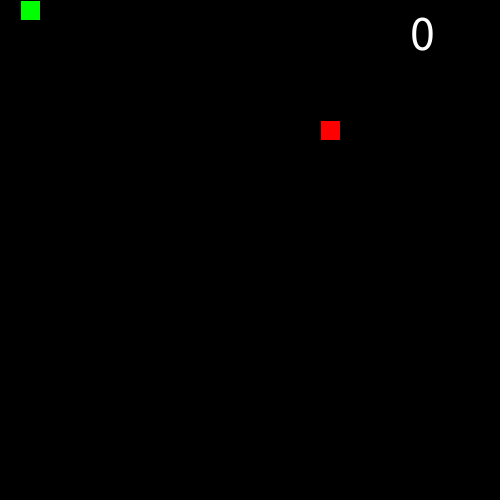
Frame 1 (no input)
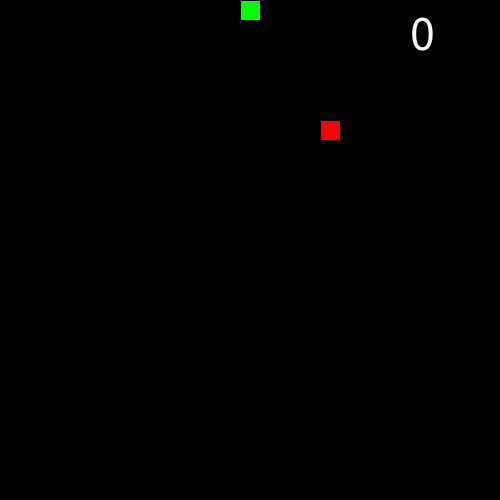
Frame 60 (the mouse pressed at the canvas centre just before this capture)
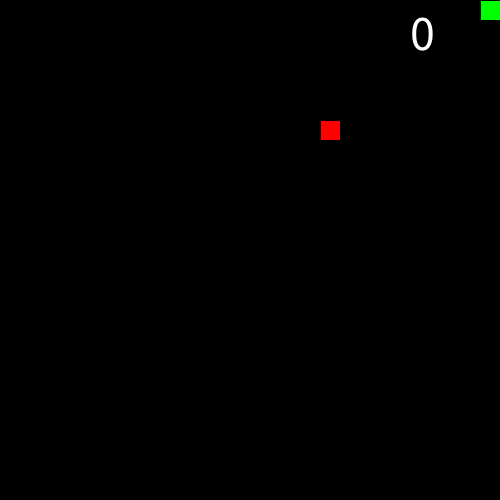
Frame 120 (the mouse held since frame 60 and released just before this capture)

The Processing sketch that drew these frames (run headless with seeded random() and noise(); from frame 60 on, the mouse is pressed at the canvas centre):

// Processing sketch: SnakeGame
// ── SnakeGame.pde
Snake snake;
Food food;
int unit,score;
void setup(){
  size(500,500);
  frameRate(10);
  unit = 20;
  score=0;
  snake = new Snake(unit,0,0);
  food = new Food(unit);
}

void draw(){
  background(0);
  fill(255);
  textSize(50);
  text(score,width-90,50);
 noFill();
 if(snake.eat(food)){
   snake.grow();
   food.generate();
   score++;
 }
 if(snake.checkCollision()){
   snake.die();
   score=0;
 }
 
 snake.update(); 
 snake.show();
 fill(255,0,0);
 food.show();
 
}

void showGrid(){
  stroke(255);
  int unitw=(int)width/unit;
  int unith=(int)height/unit;
 for(int i=0;i<unitw;i++){
  line(i*unitw,0, i*unitw,height);
 }
 for(int i=0;i<unith;i++){
  line(0,i*unith, width,i*unith);
 }
}

void keyPressed(){
 if(keyCode==UP){
   snake.changeDir(up.copy());
 }else if(keyCode==DOWN){
    snake.changeDir(down.copy());
 }else if(keyCode==RIGHT){
    snake.changeDir(right.copy());
 }else if(keyCode==LEFT){
    snake.changeDir(left.copy());
 }
}

// ── Food.pde
class Food{
 PVector location;
 int unit; 
 Food(int u){
   unit = u;
   int rx = int(random((int)width/unit));
   int ry = int(random((int)height/unit));
   location = new PVector(rx,ry).mult(unit); 
 }
 
 void show(){
   rect(location.x,location.y,unit,unit);
 }
 
 void generate(){
   int rx = int(random((int)width/unit));
   int ry = int(random((int)height/unit));
   location = new PVector(rx,ry).mult(unit); 
 }

}

// ── Snake.pde
PVector right = new PVector(1, 0);
PVector left = new PVector(-1, 0);
PVector down = new PVector(0, 1);
PVector up = new PVector(0, -1);

boolean isOppositeDir(PVector v1, PVector v2) {
  return v1.x==-v2.x&&v1.y==-v2.y;
}

class Snake {

  PVector location;
  PVector speed;
  PVector head;
  PVector[] body;
  int unit,total;

  Snake(int u, int x, int y) {
    unit = u;
    total=1;
    location = new PVector(x, y).mult(unit);
    body = new PVector[(width/unit)*(height/unit)];
    head = location;
    body[0]=head;
    speed = new PVector(1, 0).mult(unit);
  }

  void changeDir(PVector s) {
    if (!isOppositeDir(speed, s.mult(unit))) {
      speed = s;
    }
  }

  void update() {
    for(int i=total;i>0;i--){
     body[i] = body[i-1].copy();
    }
    location.add(speed);
  }

  void show() {
    for (int i=0;i<total;i++) {
      if(i==0){
        fill(0,255,0);
      }else{
       fill(20,180,20); 
      }
      rect(body[i].x, body[i].y, unit, unit);
    }
  }
  
  void grow(){
    body[total]=body[total-1].copy();
    total++;
  }

  boolean eat(Food food) {
    if (head.x+unit==food.location.x&&head.y==food.location.y&&speed.x==unit) {
      return true;
    } else if (head.x==food.location.x+food.unit&&head.y==food.location.y&&speed.x==-unit) {
      return true;
    } else if (head.x==food.location.x&&head.y+unit==food.location.y&&speed.y==unit) {
      return true;
    } else if (head.x==food.location.x&&head.y==food.location.y+food.unit&&speed.y==-unit) {
      return true;
    }
    return false;
  }
  
  void die(){
    for(int i=1;i<total;i++){
     body[i]=null; 
    }
    total=1;
    location.mult(0);
  }
 
 boolean checkCollision(){
  for(int i=0;i<total;i++){
    if(head.x==body[i].x&&head.y+unit==body[i].y&&speed.y==unit){
      return true;
    }else if(head.x==body[i].x+unit&&head.y==body[i].y&&speed.x==-unit){
     return true; 
    }else if(head.x+unit==body[i].x&&head.y==body[i].y&&speed.x==unit){
     return true; 
    }else if(head.x==body[i].x&&head.y==body[i].y+unit&&speed.y==-unit){
     return true; 
    }
  }
  if((head.x+unit>=width&&speed.x==unit)||(head.x<=0&&speed.x==-unit)){
   return true; 
  }else if((head.y<=0&&speed.y==-unit)||(head.y+unit>=height&&speed.y==unit)){
   return true;
  }
  return false; 
 }
}
